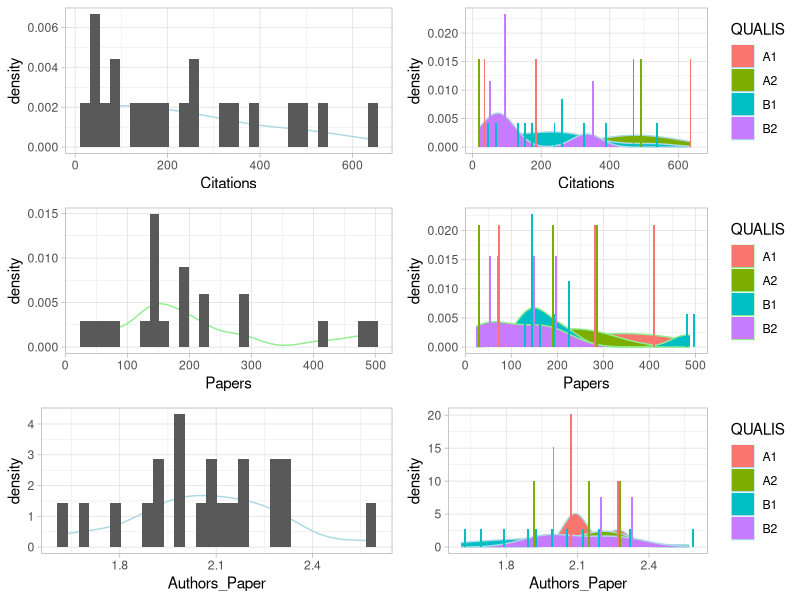
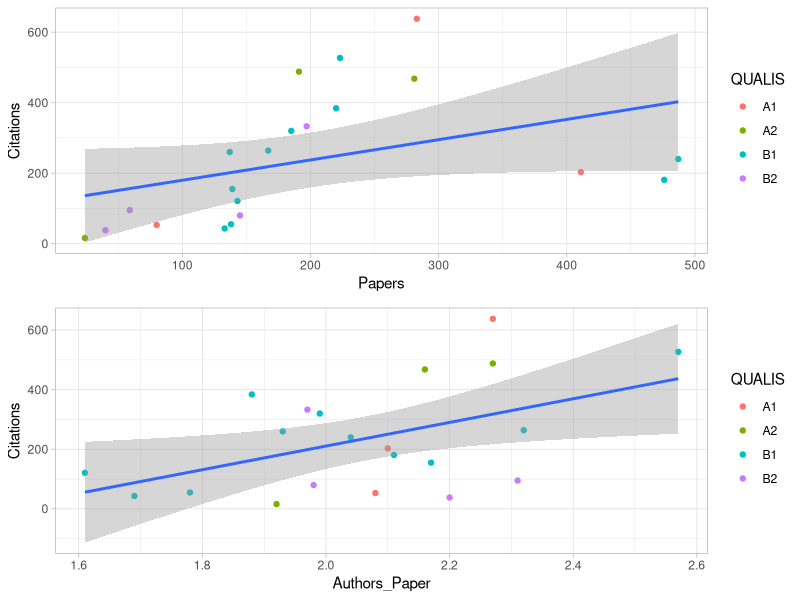

Recreate these plots in R, in order.
## ---- chunk 1
library(ggplot2) 
library(gridExtra) # multiplos plots
# library(readxl) é usada pontualmente

infoj_df <- readxl::read_excel("Dataset API Google.xlsx")
infoj_df$Authors_Paper <- as.numeric(infoj_df$Authors_Paper)
## ---- chunk 2
p_paperDist <- ggplot(infoj_df,aes(x = Papers))+
  geom_density(color="light green")+
  geom_histogram(aes(y=stat(density)),position="dodge")+
  theme_light()
p_paperDistQualis <- ggplot(infoj_df,aes(x = Papers,fill=QUALIS))+
  geom_density(color="light green")+
  geom_histogram(aes(y=stat(density)),position="dodge")+
  theme_light()
p_citDist <- ggplot(infoj_df,aes(x = Citations))+
  geom_density(color="light blue")+
  geom_histogram(aes(y=stat(density)),position="dodge")+
  theme_light()
p_citDistQualis <- ggplot(infoj_df,aes(x = Citations,fill=QUALIS))+
  geom_density(color="light blue")+
  geom_histogram(aes(y=stat(density)),position="dodge")+
  theme_light()
p_citDist <- ggplot(infoj_df,aes(x = Citations))+
  geom_density(color="light blue")+
  geom_histogram(aes(y=stat(density)),position="dodge")+
  theme_light()
p_autpapersDist <- ggplot(infoj_df,aes(x = Authors_Paper))+
  geom_density(color="light blue")+
  geom_histogram(aes(y=stat(density)),position="dodge")+
  theme_light()
p_autpapersDistQualis <- ggplot(infoj_df,aes(x = Authors_Paper,fill=QUALIS))+
  geom_density(color="light blue")+
  geom_histogram(aes(y=stat(density)),position="dodge")+
  theme_light()


gridExtra::grid.arrange(p_citDist,p_citDistQualis,
                        p_paperDist,p_paperDistQualis,
                        p_autpapersDist,p_autpapersDistQualis,
  layout_matrix = rbind(c(1, 2),c(3, 4),c(5,6)))
## ---- chunk 3
p_paperscit <- ggplot(infoj_df,aes(x = Papers,y=Citations))+
  geom_point(aes(color=QUALIS))+
  theme_light()+geom_smooth(method="lm")
p_authorscit <- ggplot(infoj_df,aes(x = Authors_Paper,y=Citations))+
  geom_point(aes(color=QUALIS))+theme_light()+
  geom_smooth(aes(x = Authors_Paper,y=Citations),method="lm")

gridExtra::grid.arrange(p_paperscit,p_authorscit)
